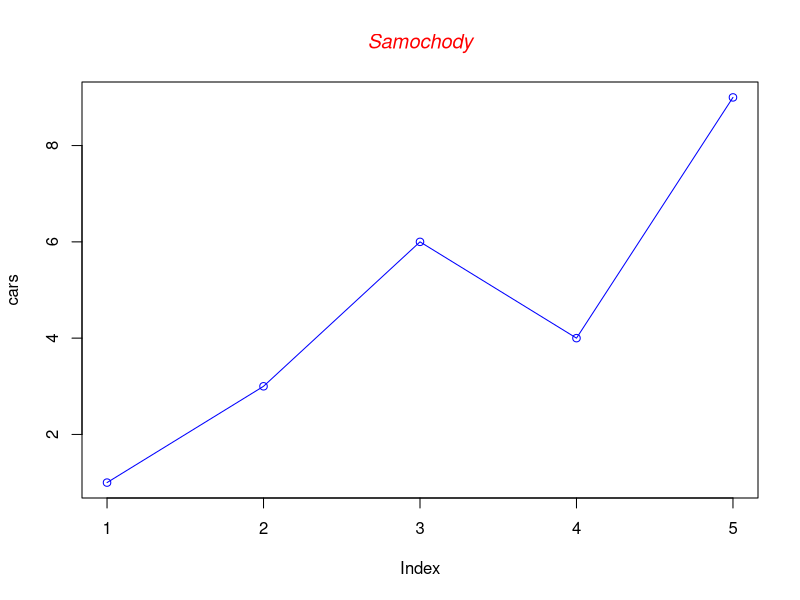
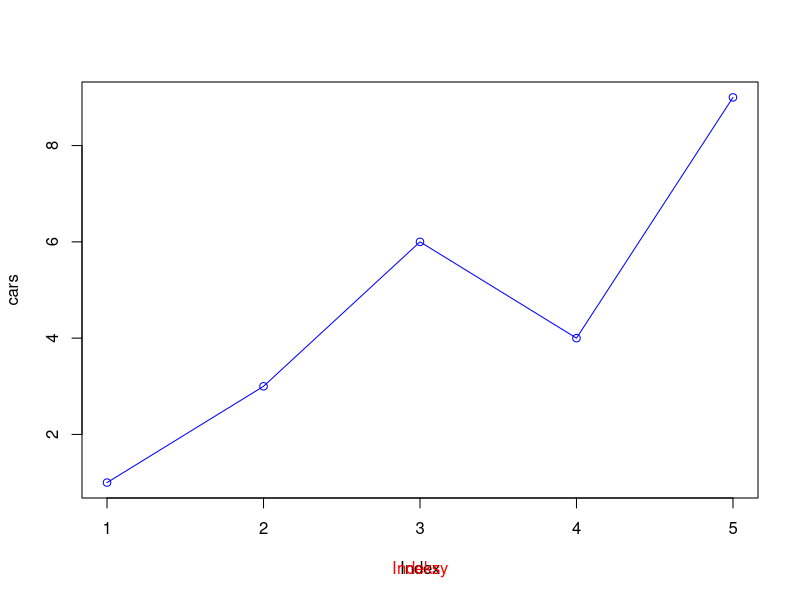
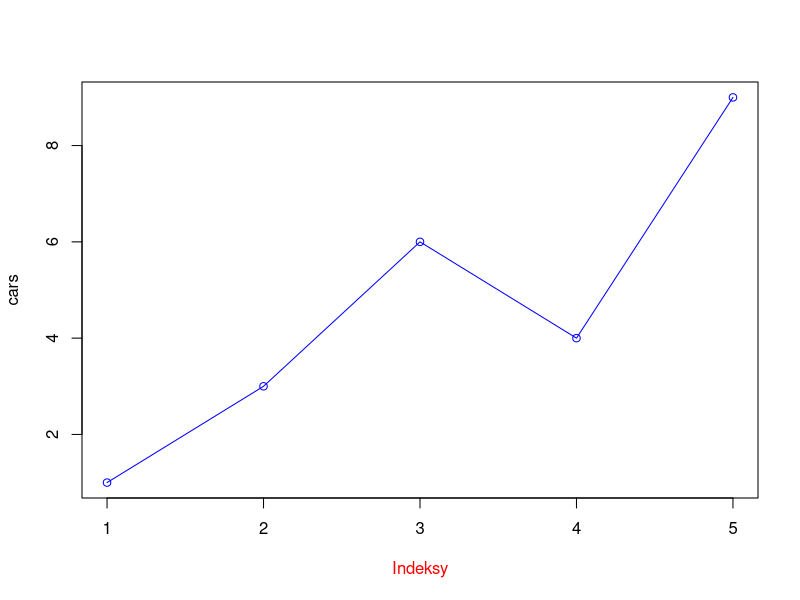
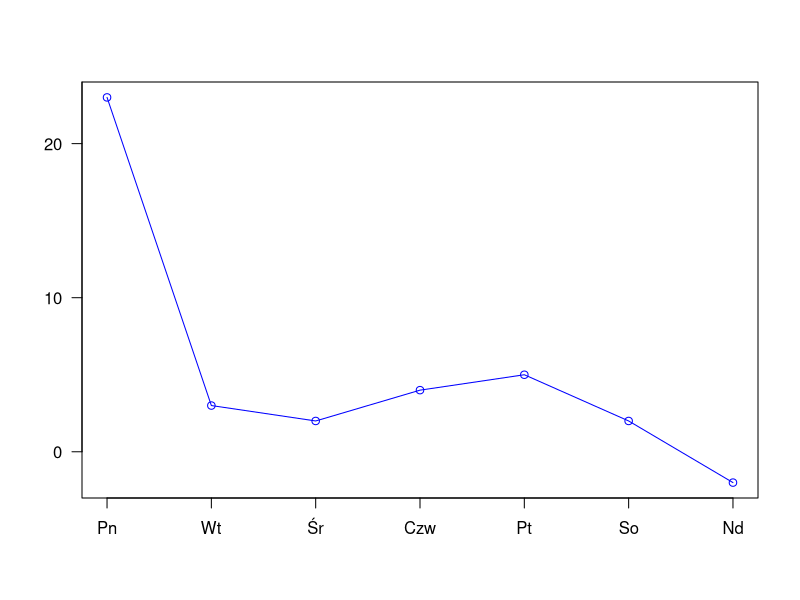

These charts were generated, in order, by the following R code:
## ---- chunk 1
cars <- c(1, 3, 6, 4, 9)
plot(cars, type="o", col="blue")
title(main="Samochody", col.main="red", font.main=3)
## ---- chunk 2
cars <- c(1, 3, 6, 4, 9)
plot(cars, type="o", col="blue")
title(xlab="Indeksy", col.lab="red")
## ---- chunk 3
cars <- c(1, 3, 6, 4, 9)
plot(cars, type="o", col="blue", xlab="")
title(xlab="Indeksy", col.lab="red")
## ---- chunk 4
a<-c(1,2,3,4,5,6,7)
b<-c(23,3,2,4,5,2,-2)
plot(a,b,main="Wykres",axes=FALSE,type="o",col="blue",ann=FALSE)
axis(2, las=1, at=10*0:range(b)[2])
axis(1, at=1:7, lab=c("Pn","Wt","Śr","Czw","Pt","So","Nd"))
box()
